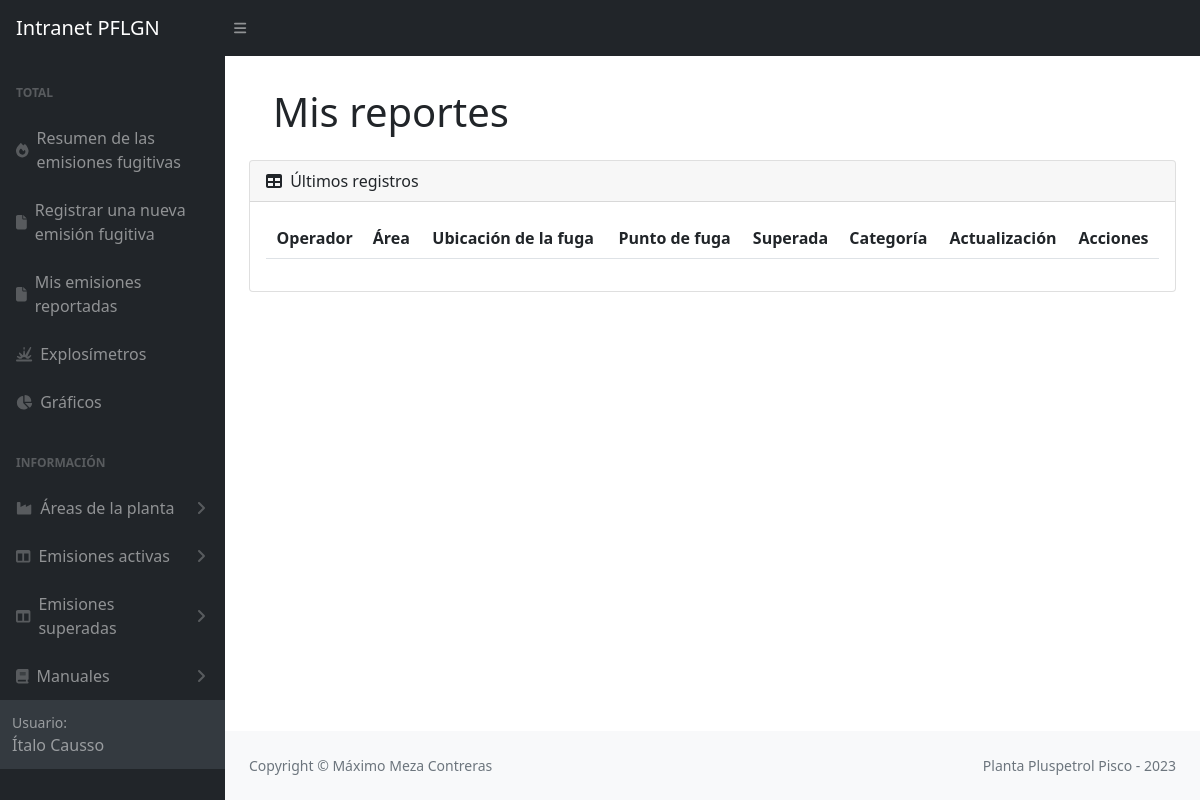
The page /listaMisReportes/ (signed in) on the database as committed earlier.
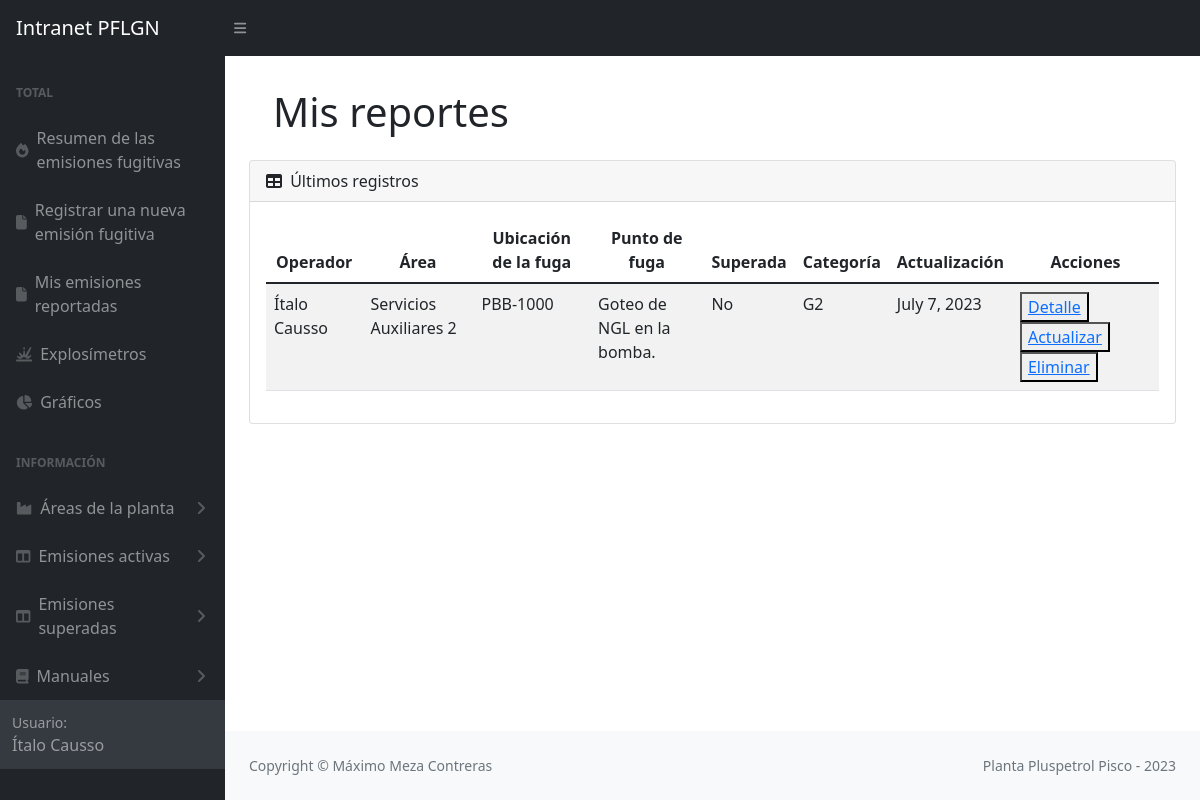
The same page on the database as committed later.
### emisiones/models.py (models this page shows, shortened)
class Emision(models.Model):
    site = models.CharField(max_length=20, choices=SITE_CHOICES, default='Pisco')
    yacimiento = models.CharField(max_length=100, choices=YACIMIENTO_CHOICES, default='Pisco')
    area = models.CharField(max_length=100)
    sistema = models.CharField(max_length=100)
    ubicacion = models.TextField(max_length=200)
    fuga = models.TextField(max_length=300)
    fluido = models.CharField(max_length=100)
    sustancia = models.CharField(max_length=100)
    componente = models.CharField(max_length=100)
    instalacion = models.CharField(max_length=100)
    tamAccesorio = models.CharField(max_length=100)
    medicion = models.PositiveIntegerField()
    medicion15 = models.CharField(max_length=100)
    presion = models.CharField(max_length=100)
    ciclado = models.CharField(max_length=50)
    ignicion = models.CharField(max_length=50)
    localizacion = models.CharField(max_length=50)
    usuario = models.ForeignKey(User, on_delete=models.SET_NULL, null=True)
    fechaReporte = models.DateField()
    updated_at = models.DateTimeField(null=True)
    created_at = models.DateField(auto_now_add=True,null=True)
    emisionSuperada = models.BooleanField(default=False)
    FCF = models.PositiveSmallIntegerField(null=True)
    categoria = models.CharField(max_length=10, null=True)
    imagen = models.ImageField(upload_to='images_emisiones', null=True)

### emisiones/views.py (the view)
# urls.py: path('listaMisReportes/', views.userEmisiones, name='listaMisReportes'),
def userEmisiones(request):
    Emisiones = Emision.objects.filter(usuario=request.user).order_by('-updated_at')
    return render (request, 'userEmisiones.html',{'Emisiones' : Emisiones})

### emisiones/templates/userEmisiones.html (shortened to what this page needs)
{% extends 'partials/_barraLateralEmisiones.html' %}
{% block content %}
<div class="container mt-2">
    <main>
        <div class="container-fluid px-4">
            <h1 class="mt-4 mb-4">Mis reportes</h1>
        </div>
        <div class="card mb-4">
            <div class="card-header">
                <i class="fas fa-table me-1"></i>
                Últimos registros
            </div>
            <div class="card-body">
                <table class="table table-striped table-responsive" id="datatablesSimple">
                    <thead>
                        <tr>
                            <th>Operador</th>
                            <th>Área</th>
                            <th>Ubicación de la fuga</th>
                            <th>Punto de fuga</th>
                            <th>Superada</th>
                            <th>Categoría</th>
                            <th>Actualización</th>
                            <th>Acciones</th>
                        </tr>
                    </thead>
                    <tbody>
                        {% for Emision in Emisiones %}
                        <tr>
                            <td>{{Emision.usuario.first_name}} {{Emision.usuario.last_name}} </td>
                            <td>{{Emision.area}}</td>
                            <td>{{Emision.ubicacion}}</td>
                            <td>{{Emision.fuga}}</td>
                            {% if Emision.emisionSuperada %}
                                <td>Si</td>
                            {% else %}
                                <td>No</td>
                            {% endif %}
                            <td>{{Emision.categoria}}</td>
                            <td>{{Emision.created_at}}</td>
                            <td>
                                <button><a href="{% url 'detalleEmisiones' Emision.id %}">Detalle</a></button>
                                <button><a href="#">Actualizar</a></button>
                                <button><a href="#">Eliminar</a></button>
                            </td>
                        </tr>
                        {% endfor %}
                    </tbody>
                </table>
            </div>
        </div>
    </main>
{% endblock %}

Rows that differ between the two databases and show on the page:
added Emision: usuario.first_name "Ítalo", usuario.last_name "Causso", area "Servicios Auxiliares 2", ubicacion "PBB-1000", fuga "Goteo de NGL en la bomba.", emisionSuperada "No", categoria "G2", created_at "July 7, 2023"
